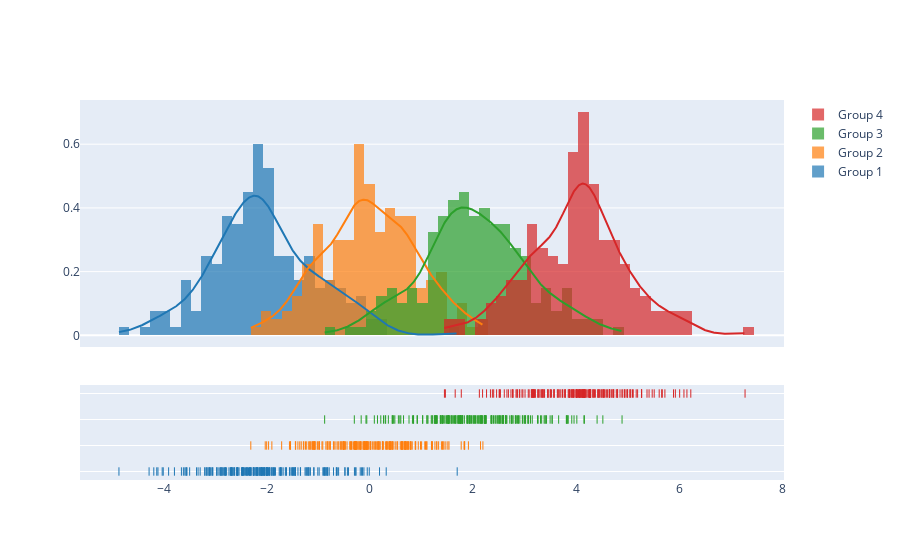

This figure's notebook cell:
### Code cell
import plotly.figure_factory as ff

# Add histogram data
x1 = np.random.randn(200) - 2
x2 = np.random.randn(200)
x3 = np.random.randn(200) + 2
x4 = np.random.randn(200) + 4

# Group data together
hist_data = [x1, x2, x3, x4]

group_labels = ['Group 1', 'Group 2', 'Group 3', 'Group 4']

# Create distplot with custom bin_size
fig = ff.create_distplot(hist_data, group_labels, bin_size=.2)
fig.show()

### Figure 1 — Plotly figure (JSON) as saved in the notebook; plotly's stock layout.template omitted (floating-point values rounded to 4 significant figures; data arrays with more than 128 entries replaced by an {"elided": "..."} marker saying what was removed)
{"data": [{"autobinx": false, "histnorm": "probability density", "legendgroup": "Group 1", "marker": {"color": "rgb(31, 119, 180)"}, "name": "Group 1", "opacity": 0.7, "type": "histogram", "x": {"elided": "200 float values"}, "xaxis": "x", "xbins": {"end": 1.694, "size": 0.2, "start": -4.869}, "yaxis": "y"}, {"autobinx": false, "histnorm": "probability density", "legendgroup": "Group 2", "marker": {"color": "rgb(255, 127, 14)"}, "name": "Group 2", "opacity": 0.7, "type": "histogram", "x": {"elided": "200 float values"}, "xaxis": "x", "xbins": {"end": 2.193, "size": 0.2, "start": -2.31}, "yaxis": "y"}, {"autobinx": false, "histnorm": "probability density", "legendgroup": "Group 3", "marker": {"color": "rgb(44, 160, 44)"}, "name": "Group 3", "opacity": 0.7, "type": "histogram", "x": {"elided": "200 float values"}, "xaxis": "x", "xbins": {"end": 4.893, "size": 0.2, "start": -0.8776}, "yaxis": "y"}, {"autobinx": false, "histnorm": "probability density", "legendgroup": "Group 4", "marker": {"color": "rgb(214, 39, 40)"}, "name": "Group 4", "opacity": 0.7, "type": "histogram", "x": {"elided": "200 float values"}, "xaxis": "x", "xbins": {"end": 7.279, "size": 0.2, "start": 1.446}, "yaxis": "y"}, {"legendgroup": "Group 1", "marker": {"color": "rgb(31, 119, 180)"}, "mode": "lines", "name": "Group 1", "showlegend": false, "type": "scatter", "x": {"elided": "500 float values"}, "xaxis": "x", "y": {"elided": "500 float values"}, "yaxis": "y"}, {"legendgroup": "Group 2", "marker": {"color": "rgb(255, 127, 14)"}, "mode": "lines", "name": "Group 2", "showlegend": false, "type": "scatter", "x": {"elided": "500 float values"}, "xaxis": "x", "y": {"elided": "500 float values"}, "yaxis": "y"}, {"legendgroup": "Group 3", "marker": {"color": "rgb(44, 160, 44)"}, "mode": "lines", "name": "Group 3", "showlegend": false, "type": "scatter", "x": {"elided": "500 float values"}, "xaxis": "x", "y": {"elided": "500 float values"}, "yaxis": "y"}, {"legendgroup": "Group 4", "marker": {"color": "rgb(214, 39, 40)"}, "mode": "lines", "name": "Group 4", "showlegend": false, "type": "scatter", "x": {"elided": "500 float values"}, "xaxis": "x", "y": {"elided": "500 float values"}, "yaxis": "y"}, {"legendgroup": "Group 1", "marker": {"color": "rgb(31, 119, 180)", "symbol": "line-ns-open"}, "mode": "markers", "name": "Group 1", "showlegend": false, "type": "scatter", "x": {"elided": "200 float values"}, "xaxis": "x", "y": {"elided": "200 str values"}, "yaxis": "y2"}, {"legendgroup": "Group 2", "marker": {"color": "rgb(255, 127, 14)", "symbol": "line-ns-open"}, "mode": "markers", "name": "Group 2", "showlegend": false, "type": "scatter", "x": {"elided": "200 float values"}, "xaxis": "x", "y": {"elided": "200 str values"}, "yaxis": "y2"}, {"legendgroup": "Group 3", "marker": {"color": "rgb(44, 160, 44)", "symbol": "line-ns-open"}, "mode": "markers", "name": "Group 3", "showlegend": false, "type": "scatter", "x": {"elided": "200 float values"}, "xaxis": "x", "y": {"elided": "200 str values"}, "yaxis": "y2"}, {"legendgroup": "Group 4", "marker": {"color": "rgb(214, 39, 40)", "symbol": "line-ns-open"}, "mode": "markers", "name": "Group 4", "showlegend": false, "type": "scatter", "x": {"elided": "200 float values"}, "xaxis": "x", "y": {"elided": "200 str values"}, "yaxis": "y2"}], "layout": {"barmode": "overlay", "hovermode": "closest", "legend": {"traceorder": "reversed"}, "xaxis": {"anchor": "y2", "domain": [0.0, 1.0], "zeroline": false}, "yaxis": {"anchor": "free", "domain": [0.35, 1], "position": 0.0}, "yaxis2": {"anchor": "x", "domain": [0, 0.25], "dtick": 1, "showticklabels": false}}}
